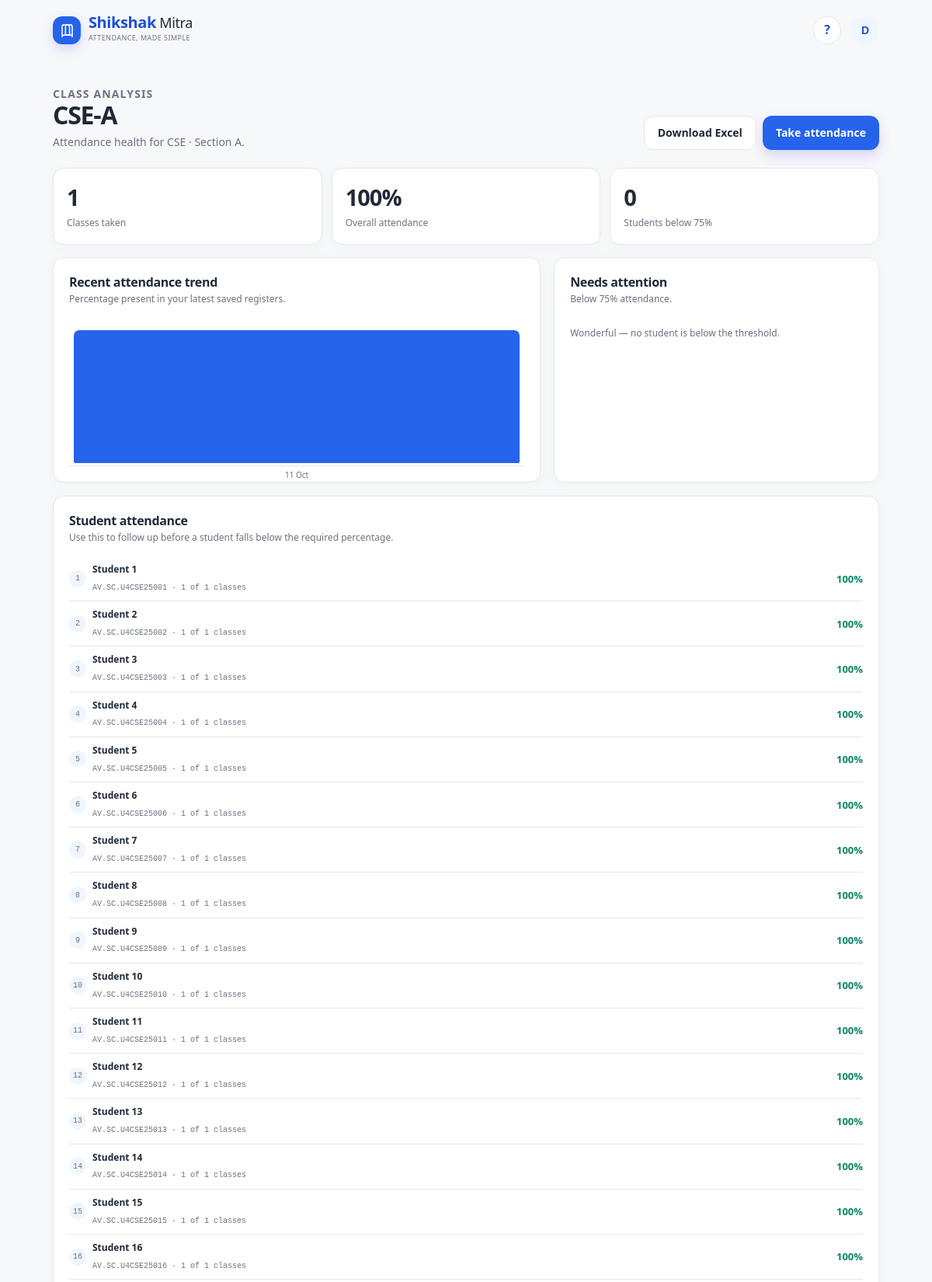
Page /classes/3/insights/ (signed in, upper part) on the committed database.
### academy/models.py (models this page shows, shortened)
class CourseClass(models.Model):
    class Branch(models.TextChoices):
        AIE = "AIE", "AIE · Artificial Intelligence Engineering"
        CSE = "CSE", "CSE · Computer Science Engineering"
        CCE = "CCE", "CCE · Computer & Communication Engineering"
        AIDS = "AIDS", "AIDS · AI & Data Science"
        QC = "QC", "QC · Quantum Computing"
        ECE = "ECE", "ECE · Electronics & Communication Engineering"
        CUSTOM = "CUSTOM", "Custom programme"
    SCHOOL_PREFIX = {
        "AIE": "AV.SC.U4", "CSE": "AV.SC.U4",
        "CCE": "AV.EN.U4", "AIDS": "AV.EN.U4",
        "QC": "AV.EN.U4", "ECE": "AV.EN.U4", "CUSTOM": "AV.U4",
    }
    teacher = models.ForeignKey(settings.AUTH_USER_MODEL, on_delete=models.CASCADE, related_name="teaching_classes")
    name = models.CharField(max_length=100)
    branch = models.CharField(max_length=10, choices=Branch.choices)
    batch_year = models.PositiveSmallIntegerField()
    section = models.CharField(max_length=1, default="A")
    student_count = models.PositiveSmallIntegerField(default=0)
    colour = models.CharField(max_length=7, default="#6D4AFF")
    is_archived = models.BooleanField(default=False)
    created_at = models.DateTimeField(auto_now_add=True)
    class Meta:
        ordering = ["branch", "batch_year", "section", "name"]
        constraints = [
            models.UniqueConstraint(fields=["teacher", "name"], name="unique_class_name_per_teacher"),
        ]

class Student(models.Model):
    course_class = models.ForeignKey(CourseClass, on_delete=models.CASCADE, related_name="students")
    roll_number = models.CharField(max_length=40)
    name = models.CharField(max_length=120)
    email = models.EmailField(blank=True)
    serial_number = models.PositiveSmallIntegerField(default=1)
    active = models.BooleanField(default=True)
    created_at = models.DateTimeField(auto_now_add=True)
    class Meta:
        ordering = ["serial_number", "name"]
        constraints = [
            models.UniqueConstraint(fields=["course_class", "roll_number"], name="unique_roll_per_class"),
        ]
        indexes = [models.Index(fields=["course_class", "active"])]

### academy/views.py (the view)
# urls.py: path("classes/<int:class_id>/insights/", views.insights, name="insights"),
@teacher_required
def insights(request, class_id):
    course_class = _owned_class(request, class_id)
    stats = _class_stats(course_class)
    sessions = course_class.attendance_sessions.all().prefetch_related("records")[:10]
    trend = []
    total_students = stats["students"] or 1
    for item in reversed(list(sessions)):
        present = sum(1 for r in item.records.all() if r.status in {"P", "L", "E"})
        trend.append({"label": item.date.strftime("%d %b"), "rate": round(present / total_students * 100), "present": present})
    return render(request, "academy/insights.html", {"course_class": course_class, "stats": stats, "trend": trend})

### academy/views.py (called while the page is built)
def _owned_class(request, class_id):
    return get_object_or_404(CourseClass, pk=class_id, teacher=request.user)

### academy/templates/academy/insights.html (shortened to what this page needs)
{% extends 'academy/base.html' %}
{% block content %}
<div class="page-heading"><div><p class="eyebrow">Class analysis</p><h1>{{ course_class.name }}</h1><p>Attendance health for {{ course_class.branch }} · Section {{ course_class.section }}.</p></div><div style="display:flex;gap:8px"><a href="{% url 'export_xlsx' course_class.id %}" class="btn btn-plain">Download Excel</a><a href="{% url 'class_detail' course_class.id %}" class="btn btn-primary">Take attendance</a></div></div>
<div class="report-grid">
  <article class="panel big-stat"><strong>{{ stats.sessions }}</strong><span>Classes taken</span></article>
  <article class="panel big-stat"><strong>{{ stats.overall_rate }}%</strong><span>Overall attendance</span></article>
  <article class="panel big-stat"><strong>{{ stats.at_risk|length }}</strong><span>Students below 75%</span></article>
</div>
<div class="insights-grid">
  <section class="panel"><div class="panel-heading"><div><h2>Recent attendance trend</h2><p>Percentage present in your latest saved registers.</p></div></div><div class="chart">{% for point in trend %}<div class="bar" title="{{ point.label }}: {{ point.rate }}%"><i style="height:{{ point.rate }}%"></i><span>{{ point.label }}</span></div>{% empty %}<p class="muted">Save your first register to begin seeing trends.</p>{% endfor %}</div></section>
  <section class="panel"><div class="panel-heading"><div><h2>Needs attention</h2><p>Below 75% attendance.</p></div></div><div class="risk-list">{% for row in stats.at_risk|slice:':6' %}<div class="risk-row"><span class="initial">{{ row.student.name|slice:':1'|upper }}</span><div><strong>{{ row.student.name }}</strong><span>{{ row.student.roll_number }}</span></div><em>{{ row.rate }}%</em></div>{% empty %}<p class="muted">Wonderful — no student is below the threshold.</p>{% endfor %}</div></section>
</div>
<section class="panel" style="margin-top:17px"><div class="panel-heading"><div><h2>Student attendance</h2><p>Use this to follow up before a student falls below the required percentage.</p></div></div><div class="roster" style="max-height:none">{% for row in stats.student_rows %}<div class="roster-row"><span class="roster-num">{{ row.student.serial_number }}</span><div><strong>{{ row.student.name }}</strong><span>{{ row.student.roll_number }} · {{ row.attended }} of {{ stats.sessions }} classes</span></div><strong style="color:{% if row.rate < 75 %}#d95752{% else %}#078664{% endif %};font-size:13px">{{ row.rate }}%</strong></div>{% endfor %}</div></section>
{% endblock %}

### academy/templates/academy/base.html (shortened to what this page needs)
{% load static %}
<!doctype html>
<html lang="en">
<head>
  <link rel="stylesheet" href="{% static 'academy/styles.css' %}">
</head>
<body>
  <div class="shell">
    <header class="topbar">
      <a class="brand" href="{% url 'dashboard' %}" aria-label="Shikshak Mitra home">
        <span class="brand-mark" aria-hidden="true">
          <svg viewBox="0 0 24 24"><path d="M4.5 4.5h8a3 3 0 0 1 3 3v12h-8a3 3 0 0 0-3 3v-15a3 3 0 0 1 3-3Z"/><path d="M19.5 4.5h-7a3 3 0 0 0-3 3v12h7a3 3 0 0 1 3 3v-15a3 3 0 0 0-3-3Z"/></svg>
        </span>
        <span><b>Shikshak</b> Mitra<small>Attendance, made simple</small></span>
      </a>
      <div class="top-actions">
        <a class="icon-button hide-mobile" title="Help" href="#guide">?</a>
        <button class="avatar" type="button" aria-label="Teacher profile">{{ request.user.first_name|default:"T"|slice:":1"|upper }}</button>
      </div>
    </header>
    <main class="main-content">
      {% block content %}{% endblock %}
    </main>
  </div>
</body>
</html>

### academy/static/academy/styles.css (style rules this page uses)
:root { --ink:#1f2937;--muted:#6b7280;--canvas:#f7f8fa;--card:#fff;--line:#e5e7eb;--purple:#2563eb;--purple-deep:#1d4ed8;--lavender:#eff6ff;--mint:#ecfdf5;--green:#15803d;--coral:#fef2f2;--red:#b91c1c;--amber:#b45309;--shadow:0 5px 16px rgba(15,23,42,.06);--radius:14px }
* { box-sizing:border-box }
html { background:var(--canvas);scroll-behavior:smooth }
.muted { font-size:12px;color:var(--muted) }
body { margin:0;background:var(--canvas);font-family:system-ui,-apple-system,BlinkMacSystemFont,'Segoe UI',sans-serif;color:var(--ink);line-height:1.4 }
.shell { width:min(1120px,100%);margin:auto;min-height:100vh }
.topbar { height:78px;display:flex;align-items:center;justify-content:space-between;padding:0 28px;border-bottom:1px solid transparent }
.brand { display:inline-flex;align-items:center;gap:10px;color:var(--ink);text-decoration:none;font-size:18px;line-height:16px;letter-spacing:-.4px }
.brand b { font-family:inherit;color:var(--purple-deep);font-size:20px }
.brand small { display:block;font-size:9px;color:var(--muted);letter-spacing:.45px;text-transform:uppercase;margin-top:4px }
.brand-mark { display:grid;place-items:center;width:36px;height:36px;border-radius:12px;background:var(--purple);color:#fff;box-shadow:0 6px 14px rgba(113,87,247,.22) }
.brand-mark svg { width:21px;height:21px;fill:none;stroke:currentColor;stroke-width:1.7 }
.top-actions { display:flex;align-items:center;gap:13px }
.icon-button,.avatar { height:36px;width:36px;border:1px solid var(--line);border-radius:50%;display:grid;place-items:center;background:#fff;color:var(--purple-deep);font-weight:700;text-decoration:none;cursor:pointer }
.avatar { background:var(--lavender);border:0;font-size:14px }
.main-content { padding:13px 28px 92px }
.eyebrow { font-size:11px;color:var(--purple-deep);font-weight:700;letter-spacing:1.15px;text-transform:uppercase;margin:0 0 5px }
.page-heading { display:flex;justify-content:space-between;align-items:end;gap:18px;margin:12px 0 23px }
.page-heading h1 { font-family:inherit;font-size:32px;letter-spacing:-1.2px;line-height:1.08;margin:0 }
.page-heading p { color:var(--muted);margin:8px 0 0;font-size:14px }
.btn { border:0;border-radius:12px;min-height:44px;padding:0 17px;display:inline-flex;align-items:center;justify-content:center;gap:8px;text-decoration:none;font-family:inherit;font-size:14px;font-weight:700;cursor:pointer;transition:transform .15s,box-shadow .15s,background .15s }
.btn-primary { background:var(--purple);color:#fff;box-shadow:0 7px 15px rgba(104,79,224,.22) }
.btn-plain { background:white;color:var(--ink);border:1px solid var(--line) }
.panel { background:var(--card);border:1px solid var(--line);border-radius:var(--radius);padding:20px;box-shadow:0 3px 16px rgba(31,22,71,.025) }
.panel-heading { display:flex;align-items:center;justify-content:space-between;gap:12px;margin-bottom:15px }
.panel-heading h2 { font-size:16px;letter-spacing:-.35px;margin:0 }
.panel-heading p { font-size:12px;margin:3px 0 0;color:var(--muted) }
.roster { max-height:300px;overflow:auto }
.roster-row { display:flex;gap:8px;align-items:center;border-top:1px solid var(--line);padding:9px 0 }
.roster-row:first-child { border-top:0 }
.roster-num { width:22px;height:22px;background:var(--lavender);color:var(--purple-deep);font-size:10px;font-weight:bold;border-radius:50%;display:grid;place-items:center }
.roster-row div { min-width:0;flex:1 }
.roster-row strong { font-size:12px;display:block;white-space:nowrap;overflow:hidden;text-overflow:ellipsis }
.roster-row span { font:10px ui-monospace,monospace;color:var(--muted) }
.report-grid { display:grid;grid-template-columns:repeat(3,1fr);gap:12px;margin-bottom:16px }
.big-stat { padding:17px }
.big-stat strong { font-size:29px;letter-spacing:-1px;display:block }
.big-stat span { font-size:12px;color:var(--muted) }
.insights-grid { display:grid;grid-template-columns:1.2fr .8fr;gap:17px }
.chart { height:191px;display:flex;align-items:flex-end;gap:12px;padding:16px 6px 3px;border-bottom:1px solid var(--line) }
.bar { height:100%;min-width:25px;flex:1;display:flex;align-items:flex-end;position:relative }
.bar i { width:100%;border-radius:7px 7px 2px 2px;background:var(--purple);min-height:6px }
.bar span { position:absolute;bottom:-22px;width:100%;font-size:10px;color:var(--muted);text-align:center;white-space:nowrap }
.risk-list { display:grid;gap:9px }

### rows in the picture
CourseClass: name "CSE-A", branch "CSE", section "A"
Student: student.serial_number "1", student.name "Student 1", student.roll_number "AV.SC.U4CSE25001", attended "1", sessions "1", rate "100"
Student: student.serial_number "2", student.name "Student 2", student.roll_number "AV.SC.U4CSE25002", attended "1", sessions "1", rate "100"
Student: student.serial_number "3", student.name "Student 3", student.roll_number "AV.SC.U4CSE25003", attended "1", sessions "1", rate "100"
Student: student.serial_number "4", student.name "Student 4", student.roll_number "AV.SC.U4CSE25004", attended "1", sessions "1", rate "100"
Student: student.serial_number "5", student.name "Student 5", student.roll_number "AV.SC.U4CSE25005", attended "1", sessions "1", rate "100"
Student: student.serial_number "6", student.name "Student 6", student.roll_number "AV.SC.U4CSE25006", attended "1", sessions "1", rate "100"
Student: student.serial_number "7", student.name "Student 7", student.roll_number "AV.SC.U4CSE25007", attended "1", sessions "1", rate "100"
Student: student.serial_number "8", student.name "Student 8", student.roll_number "AV.SC.U4CSE25008", attended "1", sessions "1", rate "100"
Student: student.serial_number "9", student.name "Student 9", student.roll_number "AV.SC.U4CSE25009", attended "1", sessions "1", rate "100"
Student: student.serial_number "10", student.name "Student 10", student.roll_number "AV.SC.U4CSE25010", attended "1", sessions "1", rate "100"
Student: student.serial_number "11", student.name "Student 11", student.roll_number "AV.SC.U4CSE25011", attended "1", sessions "1", rate "100"
Student: student.serial_number "12", student.name "Student 12", student.roll_number "AV.SC.U4CSE25012", attended "1", sessions "1", rate "100"
Student: student.serial_number "13", student.name "Student 13", student.roll_number "AV.SC.U4CSE25013", attended "1", sessions "1", rate "100"
Student: student.serial_number "14", student.name "Student 14", student.roll_number "AV.SC.U4CSE25014", attended "1", sessions "1", rate "100"
Student: student.serial_number "15", student.name "Student 15", student.roll_number "AV.SC.U4CSE25015", attended "1", sessions "1", rate "100"
Student: student.serial_number "16", student.name "Student 16", student.roll_number "AV.SC.U4CSE25016", attended "1", sessions "1", rate "100"

### other values in the picture
{{ request.user.first_name|default:"T"|slice:":1"|upper }} "D"
{{ stats.sessions }} "1"
{{ stats.overall_rate }} "100"
{{ stats.at_risk|length }} "0"
{{ point.label }} "11 Oct"
